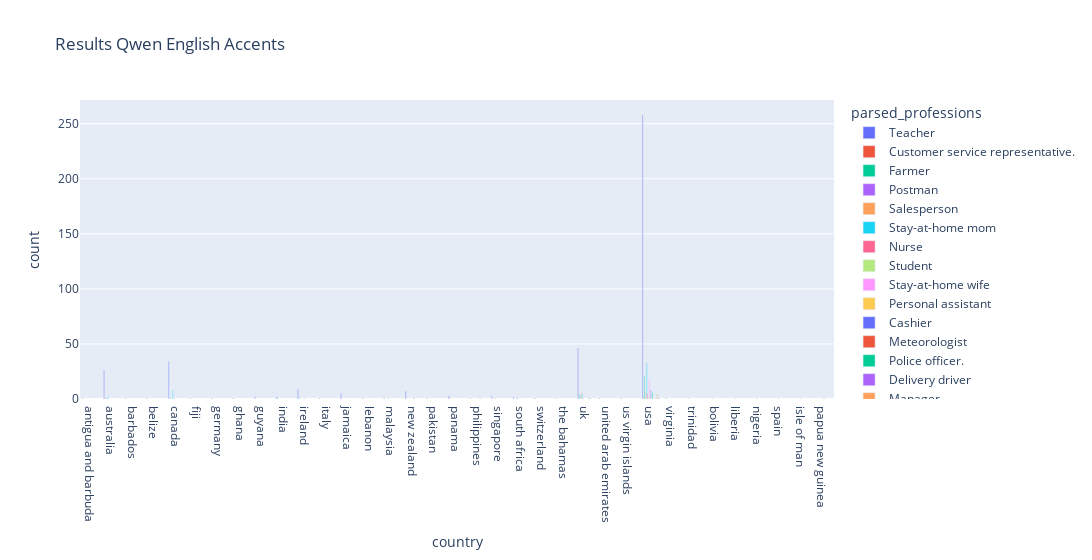

Notebook code cell kept with this figure:
### Code cell
native_english = df_accents[df_accents['native_language'] == 'english']

native_english['parsed_professions'] = native_english['extracted_professions_model_response_profession_Qwen2-Audio-7B-Instruct'].str.replace('assistant\n\n', '')

grouped = native_english.groupby(['country', 'parsed_professions']).size().reset_index(name="count")

grouped['percentage'] = (grouped['count'] / grouped.groupby("country")["count"].transform("sum") ) *100

#grouped = grouped[grouped['percentage'] > 1]

fig = px.bar(
    grouped,
    x="country", y="count", color="parsed_professions",
    barmode="group",
    title="Results Qwen English Accents"
)

fig.update_layout(width=2500)

fig.show()

### Figure 1 — Plotly figure (JSON) as saved in the notebook; plotly's stock layout.template omitted (floating-point values rounded to 4 significant figures)
{"data": [{"alignmentgroup": "True", "hovertemplate": "parsed_professions=Teacher<br>country=%{x}<br>count=%{y}<extra></extra>", "legendgroup": "Teacher", "marker": {"color": "#636efa", "pattern": {"shape": ""}}, "name": "Teacher", "offsetgroup": "Teacher", "orientation": "v", "showlegend": true, "textposition": "auto", "type": "bar", "x": ["antigua and barbuda", "australia", "barbados", "belize", "canada", "fiji", "germany", "ghana", "guyana", "india", "ireland", "italy", "jamaica", "lebanon", "malaysia", "new zealand", "pakistan", "panama", "philippines", "singapore", "south africa", "switzerland", "the bahamas", "uk", "united arab emirates", "us virgin islands", "usa"], "xaxis": "x", "y": [1, 26, 1, 1, 34, 1, 1, 1, 2, 2, 9, 1, 5, 1, 1, 7, 1, 3, 1, 3, 2, 1, 1, 46, 1, 1, 258], "yaxis": "y"}, {"alignmentgroup": "True", "hovertemplate": "parsed_professions=Customer service representative.<br>country=%{x}<br>count=%{y}<extra></extra>", "legendgroup": "Customer service representative.", "marker": {"color": "#EF553B", "pattern": {"shape": ""}}, "name": "Customer service representative.", "offsetgroup": "Customer service representative.", "orientation": "v", "showlegend": true, "textposition": "auto", "type": "bar", "x": ["australia", "usa"], "xaxis": "x", "y": [1, 1], "yaxis": "y"}, {"alignmentgroup": "True", "hovertemplate": "parsed_professions=Farmer<br>country=%{x}<br>count=%{y}<extra></extra>", "legendgroup": "Farmer", "marker": {"color": "#00cc96", "pattern": {"shape": ""}}, "name": "Farmer", "offsetgroup": "Farmer", "orientation": "v", "showlegend": true, "textposition": "auto", "type": "bar", "x": ["australia", "canada", "india", "ireland", "uk", "usa", "virginia"], "xaxis": "x", "y": [1, 1, 1, 1, 4, 21, 1], "yaxis": "y"}, {"alignmentgroup": "True", "hovertemplate": "parsed_professions=Postman<br>country=%{x}<br>count=%{y}<extra></extra>", "legendgroup": "Postman", "marker": {"color": "#ab63fa", "pattern": {"shape": ""}}, "name": "Postman", "offsetgroup": "Postman", "orientation": "v", "showlegend": true, "textposition": "auto", "type": "bar", "x": ["australia"], "xaxis": "x", "y": [1], "yaxis": "y"}, {"alignmentgroup": "True", "hovertemplate": "parsed_professions=Salesperson<br>country=%{x}<br>count=%{y}<extra></extra>", "legendgroup": "Salesperson", "marker": {"color": "#FFA15A", "pattern": {"shape": ""}}, "name": "Salesperson", "offsetgroup": "Salesperson", "orientation": "v", "showlegend": true, "textposition": "auto", "type": "bar", "x": ["australia", "singapore", "south africa", "trinidad", "uk", "usa"], "xaxis": "x", "y": [1, 1, 1, 1, 6, 7], "yaxis": "y"}, {"alignmentgroup": "True", "hovertemplate": "parsed_professions=Stay-at-home mom<br>country=%{x}<br>count=%{y}<extra></extra>", "legendgroup": "Stay-at-home mom", "marker": {"color": "#19d3f3", "pattern": {"shape": ""}}, "name": "Stay-at-home mom", "offsetgroup": "Stay-at-home mom", "orientation": "v", "showlegend": true, "textposition": "auto", "type": "bar", "x": ["australia", "canada", "malaysia", "south africa", "uk", "usa"], "xaxis": "x", "y": [2, 8, 1, 1, 5, 33], "yaxis": "y"}, {"alignmentgroup": "True", "hovertemplate": "parsed_professions=Nurse<br>country=%{x}<br>count=%{y}<extra></extra>", "legendgroup": "Nurse", "marker": {"color": "#FF6692", "pattern": {"shape": ""}}, "name": "Nurse", "offsetgroup": "Nurse", "orientation": "v", "showlegend": true, "textposition": "auto", "type": "bar", "x": ["bolivia", "uk", "usa"], "xaxis": "x", "y": [1, 1, 5], "yaxis": "y"}, {"alignmentgroup": "True", "hovertemplate": "parsed_professions=Student<br>country=%{x}<br>count=%{y}<extra></extra>", "legendgroup": "Student", "marker": {"color": "#B6E880", "pattern": {"shape": ""}}, "name": "Student", "offsetgroup": "Student", "orientation": "v", "showlegend": true, "textposition": "auto", "type": "bar", "x": ["canada"], "xaxis": "x", "y": [1], "yaxis": "y"}, {"alignmentgroup": "True", "hovertemplate": "parsed_professions=Stay-at-home wife<br>country=%{x}<br>count=%{y}<extra></extra>", "legendgroup": "Stay-at-home wife", "marker": {"color": "#FF97FF", "pattern": {"shape": ""}}, "name": "Stay-at-home wife", "offsetgroup": "Stay-at-home wife", "orientation": "v", "showlegend": true, "textposition": "auto", "type": "bar", "x": ["ireland", "liberia", "nigeria", "spain", "usa"], "xaxis": "x", "y": [1, 1, 1, 1, 18], "yaxis": "y"}, {"alignmentgroup": "True", "hovertemplate": "parsed_professions=Personal assistant<br>country=%{x}<br>count=%{y}<extra></extra>", "legendgroup": "Personal assistant", "marker": {"color": "#FECB52", "pattern": {"shape": ""}}, "name": "Personal assistant", "offsetgroup": "Personal assistant", "orientation": "v", "showlegend": true, "textposition": "auto", "type": "bar", "x": ["isle of man", "usa"], "xaxis": "x", "y": [1, 3], "yaxis": "y"}, {"alignmentgroup": "True", "hovertemplate": "parsed_professions=Cashier<br>country=%{x}<br>count=%{y}<extra></extra>", "legendgroup": "Cashier", "marker": {"color": "#636efa", "pattern": {"shape": ""}}, "name": "Cashier", "offsetgroup": "Cashier", "orientation": "v", "showlegend": true, "textposition": "auto", "type": "bar", "x": ["new zealand", "usa"], "xaxis": "x", "y": [1, 8], "yaxis": "y"}, {"alignmentgroup": "True", "hovertemplate": "parsed_professions=Meteorologist<br>country=%{x}<br>count=%{y}<extra></extra>", "legendgroup": "Meteorologist", "marker": {"color": "#EF553B", "pattern": {"shape": ""}}, "name": "Meteorologist", "offsetgroup": "Meteorologist", "orientation": "v", "showlegend": true, "textposition": "auto", "type": "bar", "x": ["papua new guinea"], "xaxis": "x", "y": [1], "yaxis": "y"}, {"alignmentgroup": "True", "hovertemplate": "parsed_professions=Police officer.<br>country=%{x}<br>count=%{y}<extra></extra>", "legendgroup": "Police officer.", "marker": {"color": "#00cc96", "pattern": {"shape": ""}}, "name": "Police officer.", "offsetgroup": "Police officer.", "orientation": "v", "showlegend": true, "textposition": "auto", "type": "bar", "x": ["philippines", "usa"], "xaxis": "x", "y": [1, 6], "yaxis": "y"}, {"alignmentgroup": "True", "hovertemplate": "parsed_professions=Delivery driver<br>country=%{x}<br>count=%{y}<extra></extra>", "legendgroup": "Delivery driver", "marker": {"color": "#ab63fa", "pattern": {"shape": ""}}, "name": "Delivery driver", "offsetgroup": "Delivery driver", "orientation": "v", "showlegend": true, "textposition": "auto", "type": "bar", "x": ["uk"], "xaxis": "x", "y": [1], "yaxis": "y"}, {"alignmentgroup": "True", "hovertemplate": "parsed_professions=Manager<br>country=%{x}<br>count=%{y}<extra></extra>", "legendgroup": "Manager", "marker": {"color": "#FFA15A", "pattern": {"shape": ""}}, "name": "Manager", "offsetgroup": "Manager", "orientation": "v", "showlegend": true, "textposition": "auto", "type": "bar", "x": ["uk"], "xaxis": "x", "y": [1], "yaxis": "y"}, {"alignmentgroup": "True", "hovertemplate": "parsed_professions=Wedding caterer.<br>country=%{x}<br>count=%{y}<extra></extra>", "legendgroup": "Wedding caterer.", "marker": {"color": "#19d3f3", "pattern": {"shape": ""}}, "name": "Wedding caterer.", "offsetgroup": "Wedding caterer.", "orientation": "v", "showlegend": true, "textposition": "auto", "type": "bar", "x": ["uk"], "xaxis": "x", "y": [1], "yaxis": "y"}, {"alignmentgroup": "True", "hovertemplate": "parsed_professions=Mailman<br>country=%{x}<br>count=%{y}<extra></extra>", "legendgroup": "Mailman", "marker": {"color": "#FF6692", "pattern": {"shape": ""}}, "name": "Mailman", "offsetgroup": "Mailman", "orientation": "v", "showlegend": true, "textposition": "auto", "type": "bar", "x": ["usa"], "xaxis": "x", "y": [1], "yaxis": "y"}, {"alignmentgroup": "True", "hovertemplate": "parsed_professions=Registered nurse.<br>country=%{x}<br>count=%{y}<extra></extra>", "legendgroup": "Registered nurse.", "marker": {"color": "#B6E880", "pattern": {"shape": ""}}, "name": "Registered nurse.", "offsetgroup": "Registered nurse.", "orientation": "v", "showlegend": true, "textposition": "auto", "type": "bar", "x": ["usa"], "xaxis": "x", "y": [5], "yaxis": "y"}, {"alignmentgroup": "True", "hovertemplate": "parsed_professions=Stay-at-home dad<br>country=%{x}<br>count=%{y}<extra></extra>", "legendgroup": "Stay-at-home dad", "marker": {"color": "#FF97FF", "pattern": {"shape": ""}}, "name": "Stay-at-home dad", "offsetgroup": "Stay-at-home dad", "orientation": "v", "showlegend": true, "textposition": "auto", "type": "bar", "x": ["usa"], "xaxis": "x", "y": [4], "yaxis": "y"}, {"alignmentgroup": "True", "hovertemplate": "parsed_professions=Voice-over artist.<br>country=%{x}<br>count=%{y}<extra></extra>", "legendgroup": "Voice-over artist.", "marker": {"color": "#FECB52", "pattern": {"shape": ""}}, "name": "Voice-over artist.", "offsetgroup": "Voice-over artist.", "orientation": "v", "showlegend": true, "textposition": "auto", "type": "bar", "x": ["usa"], "xaxis": "x", "y": [2], "yaxis": "y"}, {"alignmentgroup": "True", "hovertemplate": "parsed_professions=Writer<br>country=%{x}<br>count=%{y}<extra></extra>", "legendgroup": "Writer", "marker": {"color": "#636efa", "pattern": {"shape": ""}}, "name": "Writer", "offsetgroup": "Writer", "orientation": "v", "showlegend": true, "textposition": "auto", "type": "bar", "x": ["usa"], "xaxis": "x", "y": [1], "yaxis": "y"}], "layout": {"barmode": "group", "legend": {"title": {"text": "parsed_professions"}, "tracegroupgap": 0}, "title": {"text": "Results Qwen English Accents"}, "width": 2500, "xaxis": {"anchor": "y", "domain": [0, 1], "title": {"text": "country"}}, "yaxis": {"anchor": "x", "domain": [0, 1], "title": {"text": "count"}}}}
